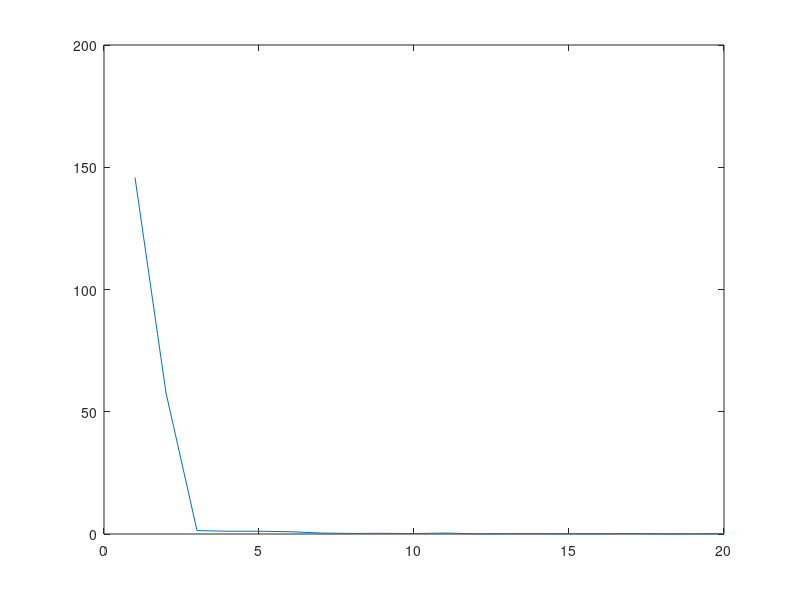

MATLAB code for this plot:
data = load('five-clusters.txt');


J = [];

kmax = 20;
for k = 1:kmax
    [~, ~, j] = kmeans(data(:,1:2), k);
    J = [J j(end)];
end

plot(1:kmax, J);
